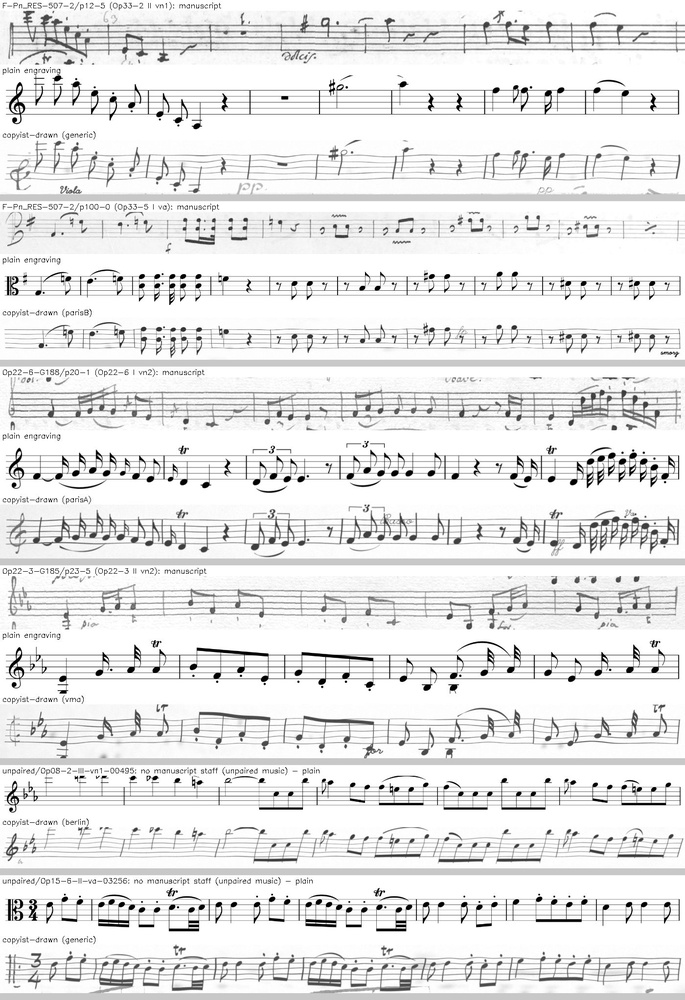
#> input picture reports/2026-10-19-synthetic-first/philhar-sample.jpg, 685 x 1000 px, shrunk from 1400 x 2043 before the run
$ python staves.py ../reports/2026-10-19-synthetic-first/philhar-sample.jpg
#> lines starting #> are read from the running program, lines starting #| are printed output that depends on the picture
# /// script
# dependencies = ["pillow", "numpy"]
# ///
import sys
from PIL import Image
import numpy as np
for path in sys.argv[1:]:
    im = np.asarray(Image.open(path).convert('L')).astype(float)
    h, w = im.shape
#> h = 1000; w = 685
    band = im[:, int(w*0.25):int(w*0.75)]
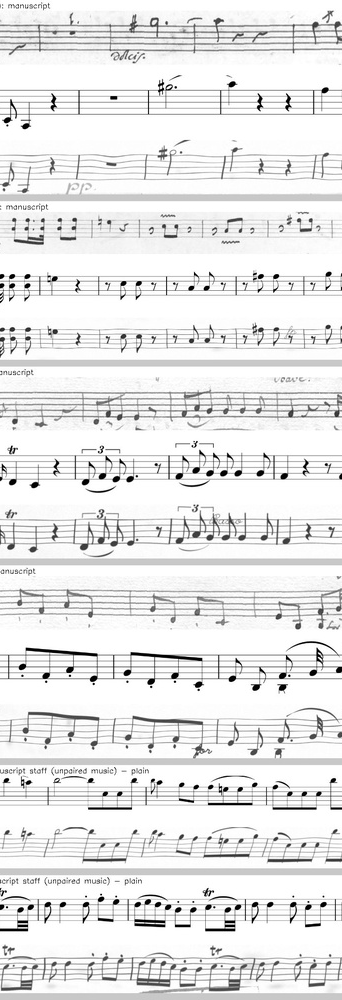
#> band: shape (1000, 342) float64; min 0, max 255, mean 232.5
    dark = (band < 150).mean(axis=1)
#> dark = 1000 values, max 0.661 at index 410, min 0 at index 0, mean 0.0543
    rows = np.where(dark > 0.30)[0]
#> rows = [25, 31, 32, 37, 43, 49, 50, 398, 404, 410, 416, 859, 860]
    groups = []
    for r in rows:
        if groups and r - groups[-1][-1] <= 25: groups[-1].append(r)
        else: groups.append([r])
#> this loop made 13 passes
#> r on passes 1 to 12: 25, 31, 32, 37, 43, 49, 50, 398, 404, 410, 416, 859
#> after the loop, groups = [[25, 31, 32, 37, 43, 49, 50], [398, 404, 410, 416], [859, 860]]
    print(path.split('/')[-1], [(g[0], g[-1]) for g in groups if g[-1]-g[0] > 25])
#| philhar-sample.jpg []
